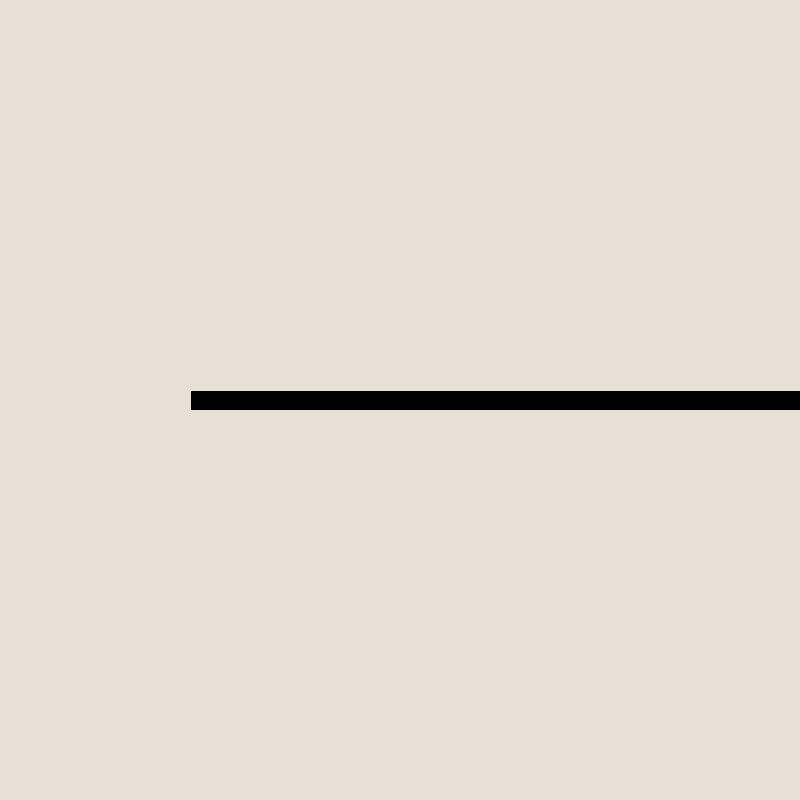
Frame 1 (no input)
Frame 60 (the mouse pressed at the canvas centre just before this capture): identical to frame 1, image omitted
Frame 120 (the mouse held since frame 60 and released just before this capture): identical to frame 1, image omitted

The Processing sketch that drew this single still picture (run headless with seeded random() and noise(); from frame 60 on, the mouse is pressed at the canvas centre):

// Processing sketch: Contingincy4sketch_240522d
// ── Contingincy4sketch_240522d.pde
//art inspired by Horizontal Line Ellsworth Kelly https://www.wikiart.org/en/ellsworth-kelly/horizontal-line-1951
void setup(){
 size(800,800); 
 strokeCap(PROJECT);
}

void draw(){
  background(#e8e0d5);
  strokeWeight(19);
  line(200,400,800,400);
  
}
